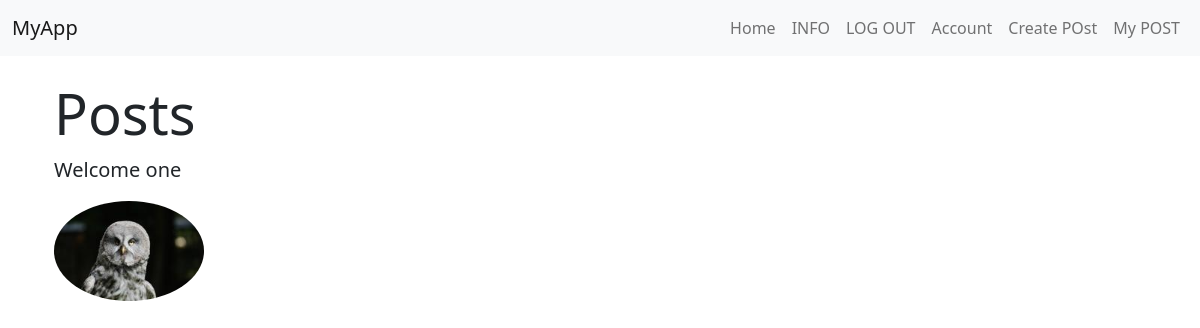
Screenshot of /abcd (signed in) with the database file from the repository.
### carForum/models.py (models this page shows, shortened)
class Users(db.Model,UserMixin):
    __tablename__='users'
    id=db.Column(db.Integer,primary_key=True)
    profile_image=db.Column(db.String(64),nullable=False,default='default_profile.png')
    email=db.Column(db.String(64),unique=True,index=True)
    username=db.Column(db.String(20),unique=True,index=True)
    password_hash=db.Column(db.String(64))
    posts=db.relationship('BlogPost',backref='author',lazy=True)

### carForum/users/views.py (the view)
@users.route('/<username>')
def user_posts(username):
    page=request.args.get('page',1,type=int)
    user=Users.query.filter_by(username=username).first_or_404()
    blog_posts=BlogPost.query.filter_by(author=user).order_by(BlogPost.date.desc()).paginate(page=page,per_page=5)
    return render_template('user_blog_post.html',blog_posts=blog_posts,user=user)

### carForum/models.py (called while the page is built)
@login_manager.user_loader
def load_user(user_id):
    return Users.query.get(user_id)

### carForum/templates/user_blog_post.html (shortened to what this page needs)
{% extends 'base.html' %}
{% block content %}
<div class="jumbotron jumbotron-fluid">
  <div class="container">
    <h1 class="display-4">Posts</h1>
    <p class="lead">Welcome {{ current_user.username }}</p>
    <img src="{{ url_for('static', filename='profile_pics/' + current_user.profile_image) }}" alt="Profile Image" class="rounded-circle" width="150">
  </div>
</div>
{% endblock %}

### rows the page displays
Users: username "one", profile_image (picture)
